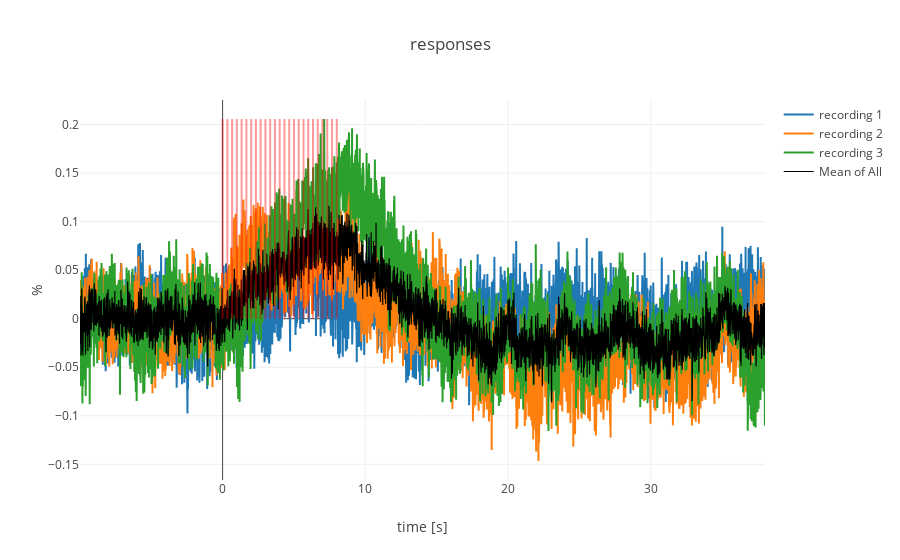

The cell this chart's notebook holds for it:
### Code cell
shapes1 = list()
for i in stim_events:
    shapes1.append({
        'type': 'line',
        'xref': 'x',
        'yref': 'y',
        'x0': i,
        'y0': 0,
        'x1': i,
        'y1': np.max(forplotting_individual.max()),
        'opacity':0.4,
        'layer': 'above',
        'line':{
            'color':'red',
        },
    })


layout1 = go.Layout(
    title='responses',
    yaxis=dict(
    title='%'
    ),
    xaxis=dict(
    title='time [s]'
    ),
     shapes=shapes1
    )
        
traceA=[]
k=1
for i in range(forplotting_individual.columns.size):
    traceA.append(go.Scatter(x=forplotting_individual.index.values, y=forplotting_individual.iloc[:,i].values, mode = 'lines', name = 'recording '+str(k)))
    k += 1
traceA.append(go.Scatter(x=forplotting_mean.index.values, y=forplotting_mean.values, mode = 'lines', line=dict(width=1.2, color='black'), name = 'Mean of All'))
  
    
fig = go.Figure(data=traceA, layout=layout1)
py.offline.iplot(fig)

### Figure 1 — Plotly figure (JSON) as saved in the notebook; plotly's stock layout.template omitted (floating-point values rounded to 4 significant figures; data arrays with more than 128 entries replaced by an {"elided": "..."} marker saying what was removed)
{"data": [{"mode": "lines", "name": "recording 1", "type": "scatter", "x": {"elided": "4800 float values"}, "y": {"elided": "4800 float values"}}, {"mode": "lines", "name": "recording 2", "type": "scatter", "x": {"elided": "4800 float values"}, "y": {"elided": "4800 float values"}}, {"mode": "lines", "name": "recording 3", "type": "scatter", "x": {"elided": "4800 float values"}, "y": {"elided": "4800 float values"}}, {"line": {"color": "black", "width": 1.2}, "mode": "lines", "name": "Mean of All", "type": "scatter", "x": {"elided": "4800 float values"}, "y": {"elided": "4800 float values"}}], "layout": {"shapes": [{"layer": "above", "line": {"color": "red"}, "opacity": 0.4, "type": "line", "x0": 0, "x1": 0, "xref": "x", "y0": 0, "y1": 0.2058, "yref": "y"}, {"layer": "above", "line": {"color": "red"}, "opacity": 0.4, "type": "line", "x0": 0.3333, "x1": 0.3333, "xref": "x", "y0": 0, "y1": 0.2058, "yref": "y"}, {"layer": "above", "line": {"color": "red"}, "opacity": 0.4, "type": "line", "x0": 0.6667, "x1": 0.6667, "xref": "x", "y0": 0, "y1": 0.2058, "yref": "y"}, {"layer": "above", "line": {"color": "red"}, "opacity": 0.4, "type": "line", "x0": 1, "x1": 1, "xref": "x", "y0": 0, "y1": 0.2058, "yref": "y"}, {"layer": "above", "line": {"color": "red"}, "opacity": 0.4, "type": "line", "x0": 1.333, "x1": 1.333, "xref": "x", "y0": 0, "y1": 0.2058, "yref": "y"}, {"layer": "above", "line": {"color": "red"}, "opacity": 0.4, "type": "line", "x0": 1.667, "x1": 1.667, "xref": "x", "y0": 0, "y1": 0.2058, "yref": "y"}, {"layer": "above", "line": {"color": "red"}, "opacity": 0.4, "type": "line", "x0": 2.0, "x1": 2.0, "xref": "x", "y0": 0, "y1": 0.2058, "yref": "y"}, {"layer": "above", "line": {"color": "red"}, "opacity": 0.4, "type": "line", "x0": 2.333, "x1": 2.333, "xref": "x", "y0": 0, "y1": 0.2058, "yref": "y"}, {"layer": "above", "line": {"color": "red"}, "opacity": 0.4, "type": "line", "x0": 2.667, "x1": 2.667, "xref": "x", "y0": 0, "y1": 0.2058, "yref": "y"}, {"layer": "above", "line": {"color": "red"}, "opacity": 0.4, "type": "line", "x0": 3, "x1": 3, "xref": "x", "y0": 0, "y1": 0.2058, "yref": "y"}, {"layer": "above", "line": {"color": "red"}, "opacity": 0.4, "type": "line", "x0": 3.333, "x1": 3.333, "xref": "x", "y0": 0, "y1": 0.2058, "yref": "y"}, {"layer": "above", "line": {"color": "red"}, "opacity": 0.4, "type": "line", "x0": 3.667, "x1": 3.667, "xref": "x", "y0": 0, "y1": 0.2058, "yref": "y"}, {"layer": "above", "line": {"color": "red"}, "opacity": 0.4, "type": "line", "x0": 4, "x1": 4, "xref": "x", "y0": 0, "y1": 0.2058, "yref": "y"}, {"layer": "above", "line": {"color": "red"}, "opacity": 0.4, "type": "line", "x0": 4.333, "x1": 4.333, "xref": "x", "y0": 0, "y1": 0.2058, "yref": "y"}, {"layer": "above", "line": {"color": "red"}, "opacity": 0.4, "type": "line", "x0": 4.667, "x1": 4.667, "xref": "x", "y0": 0, "y1": 0.2058, "yref": "y"}, {"layer": "above", "line": {"color": "red"}, "opacity": 0.4, "type": "line", "x0": 5.0, "x1": 5.0, "xref": "x", "y0": 0, "y1": 0.2058, "yref": "y"}, {"layer": "above", "line": {"color": "red"}, "opacity": 0.4, "type": "line", "x0": 5.333, "x1": 5.333, "xref": "x", "y0": 0, "y1": 0.2058, "yref": "y"}, {"layer": "above", "line": {"color": "red"}, "opacity": 0.4, "type": "line", "x0": 5.667, "x1": 5.667, "xref": "x", "y0": 0, "y1": 0.2058, "yref": "y"}, {"layer": "above", "line": {"color": "red"}, "opacity": 0.4, "type": "line", "x0": 6.0, "x1": 6.0, "xref": "x", "y0": 0, "y1": 0.2058, "yref": "y"}, {"layer": "above", "line": {"color": "red"}, "opacity": 0.4, "type": "line", "x0": 6.333, "x1": 6.333, "xref": "x", "y0": 0, "y1": 0.2058, "yref": "y"}, {"layer": "above", "line": {"color": "red"}, "opacity": 0.4, "type": "line", "x0": 6.667, "x1": 6.667, "xref": "x", "y0": 0, "y1": 0.2058, "yref": "y"}, {"layer": "above", "line": {"color": "red"}, "opacity": 0.4, "type": "line", "x0": 7.0, "x1": 7.0, "xref": "x", "y0": 0, "y1": 0.2058, "yref": "y"}, {"layer": "above", "line": {"color": "red"}, "opacity": 0.4, "type": "line", "x0": 7.333, "x1": 7.333, "xref": "x", "y0": 0, "y1": 0.2058, "yref": "y"}, {"layer": "above", "line": {"color": "red"}, "opacity": 0.4, "type": "line", "x0": 7.667, "x1": 7.667, "xref": "x", "y0": 0, "y1": 0.2058, "yref": "y"}, {"layer": "above", "line": {"color": "red"}, "opacity": 0.4, "type": "line", "x0": 8.0, "x1": 8.0, "xref": "x", "y0": 0, "y1": 0.2058, "yref": "y"}], "title": "responses", "xaxis": {"title": "time [s]"}, "yaxis": {"title": "%"}}}
